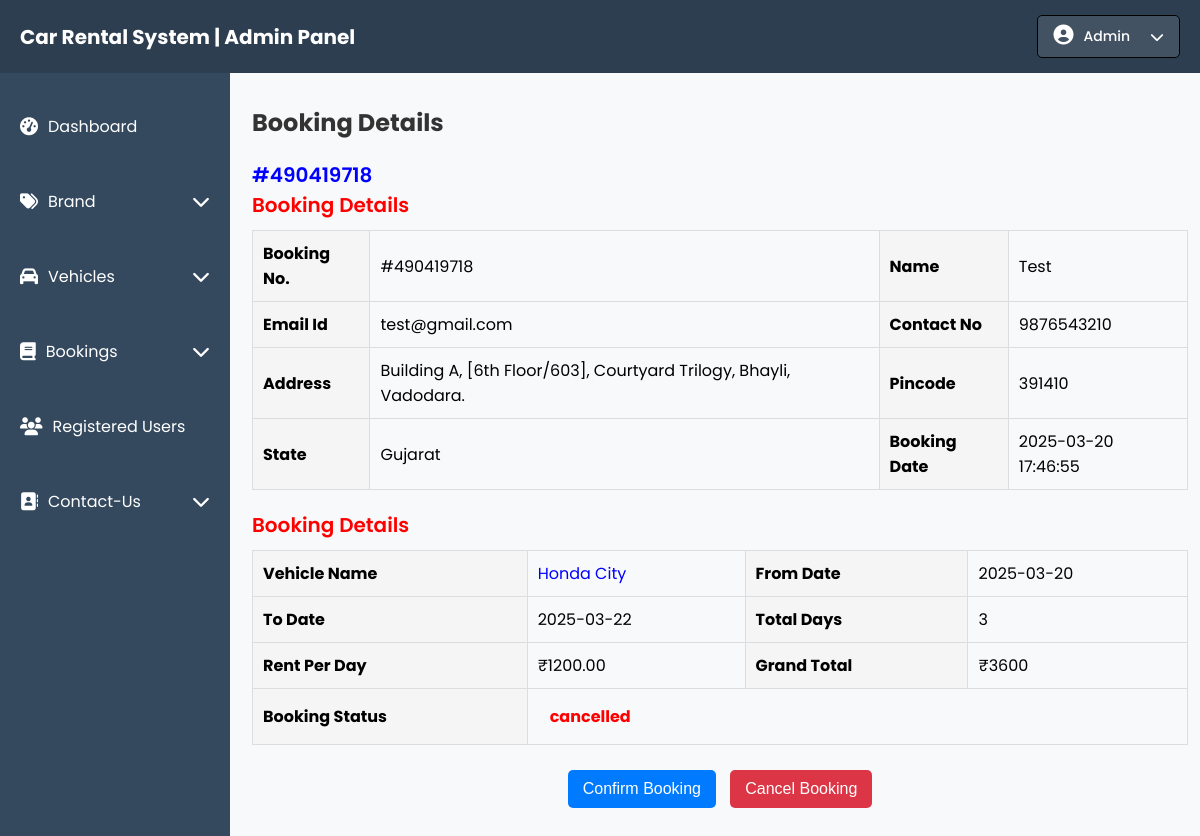
The app's page /Admin/booking-details.php?id=2, older data.
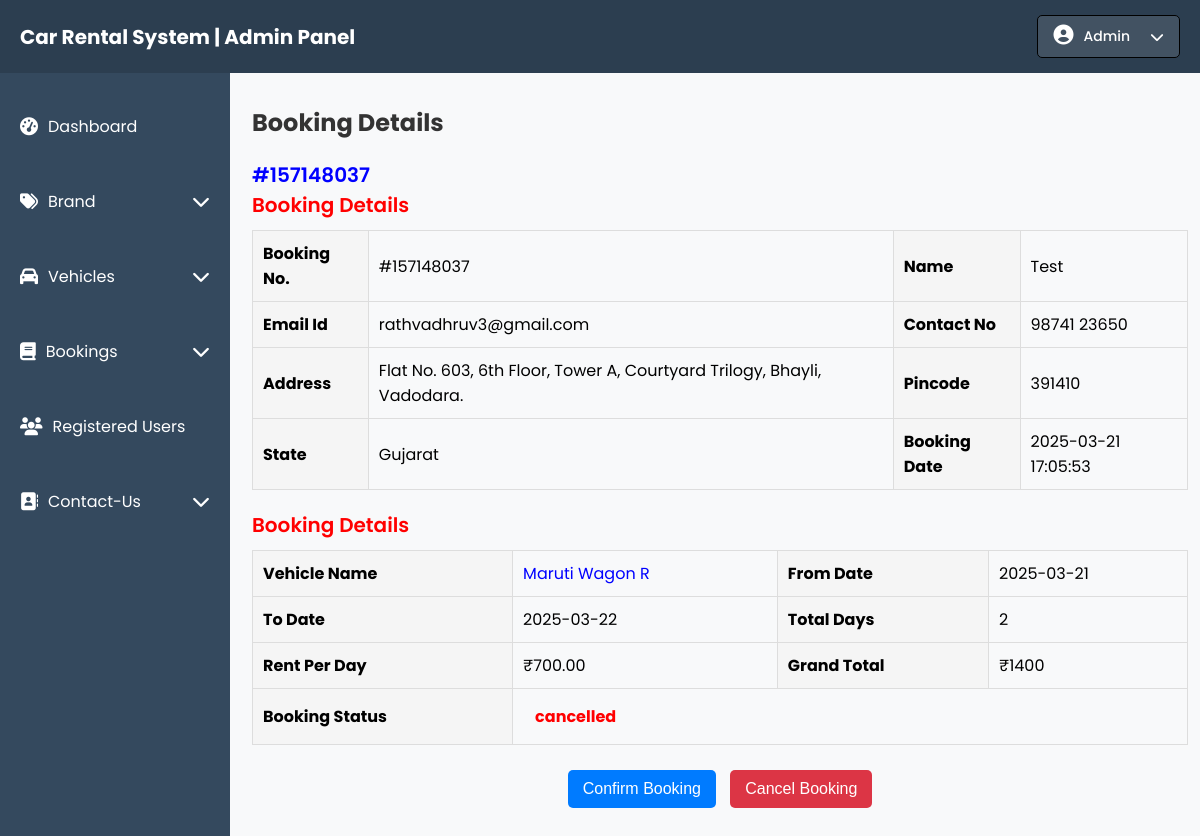
The same page, newer data.
### tables this page shows
CREATE TABLE `bookings` (
  `id` int(11) NOT NULL,
  `booking_number` varchar(20) NOT NULL,
  `user_id` int(11) NOT NULL,
  `email` varchar(255) NOT NULL,
  `vehicle_id` int(11) NOT NULL,
  `from_date` date NOT NULL,
  `to_date` date NOT NULL,
  `message` text DEFAULT NULL,
  `status` enum('new','confirmed','cancelled') DEFAULT 'new',
  `created_at` timestamp NOT NULL DEFAULT current_timestamp()
);

CREATE TABLE `users` (
  `id` int(11) NOT NULL,
  `first_name` varchar(50) NOT NULL,
  `last_name` varchar(50) NOT NULL,
  `email` varchar(100) NOT NULL,
  `phone` varchar(20) NOT NULL,
  `address` varchar(255) DEFAULT NULL,
  `pincode` varchar(10) NOT NULL,
  `state` varchar(100) NOT NULL,
  `password` varchar(255) NOT NULL,
  `created_at` timestamp NOT NULL DEFAULT current_timestamp(),
  `reset_token` varchar(100) DEFAULT NULL
);

CREATE TABLE `vehicles` (
  `id` int(11) NOT NULL,
  `vehicle_title` varchar(255) NOT NULL,
  `brand_id` int(11) NOT NULL,
  `vehicle_overview` text NOT NULL,
  `price_per_day` decimal(10,2) NOT NULL,
  `fuel_type` varchar(50) NOT NULL,
  `model_year` year(4) NOT NULL,
  `seating_capacity` int(11) NOT NULL,
  `image1` text DEFAULT NULL,
  `image2` text DEFAULT NULL,
  `image3` text DEFAULT NULL,
  `image4` text DEFAULT NULL,
  `image5` text DEFAULT NULL,
  `image6` text DEFAULT NULL,
  `air_conditioner` tinyint(4) DEFAULT NULL,
  `power_steering` tinyint(4) DEFAULT NULL,
  `cd_player` tinyint(4) DEFAULT NULL,
  `power_door_locks` tinyint(4) DEFAULT NULL,
  `driver_airbag` tinyint(4) DEFAULT NULL,
  `central_locking` tinyint(4) DEFAULT NULL,
  `antilock_braking_system` varchar(255) DEFAULT NULL,
  `passenger_airbag` tinyint(4) DEFAULT NULL,
  `crash_sensor` tinyint(4) DEFAULT NULL,
  `brake_assist` tinyint(4) DEFAULT NULL,
  `power_windows` tinyint(4) DEFAULT NULL,
  `leather_seats` tinyint(4) DEFAULT NULL,
  `created_at` timestamp NOT NULL DEFAULT current_timestamp(),
  `updated_at` timestamp NOT NULL DEFAULT current_timestamp() ON UPDATE current_timestamp()
);

### Admin/booking-details.php (the view, shortened to what the changed rows need)
<?php
include 'connection.php';
if (isset($_GET['id'])) {
    $booking_id = $_GET['id'];
    try {
        $query = "SELECT b.booking_number, b.email, b.from_date, b.to_date, b.status, b.created_at,
                     b.vehicle_id, v.vehicle_title, v.price_per_day,
                     u.first_name, u.phone, u.address, u.pincode, u.state
              FROM bookings b
              JOIN vehicles v ON b.vehicle_id = v.id
              JOIN users u ON b.user_id = u.id
              WHERE b.id = :booking_id";
        $stmt = $pdo->prepare($query);
        $stmt->bindParam(':booking_id', $booking_id, PDO::PARAM_INT);
        $stmt->execute();
        $row = $stmt->fetch(PDO::FETCH_ASSOC);
        if ($row) {
            extract($row);
        } else {
            echo "<p style='color:red;'>Booking not found!</p>";
            exit;
        }
    } catch (PDOException $e) {
        echo "<p style='color:red;'>Database Error: " . $e->getMessage() . "</p>";
        exit;
    }
} else {
    echo "<p style='color:red;'>Invalid request!</p>";
    exit;
}
?>
<!DOCTYPE html>
<html lang="en">
    <head>
        <link rel="stylesheet" href="style.css">
        <link rel="stylesheet" href="https://cdnjs.cloudflare.com/ajax/libs/font-awesome/6.7.2/css/all.min.css" />
    </head>
    <body>
            <?php include 'include/navbar.php'; ?>
        <div class="main-container">
                <?php include 'include/sidebar.php'; ?>
                    <div class="booking-details">
                        <h2>Booking Details</h2>
                        <div class="booking-info">
                            <h3><span class="booking-number">#<?php echo $booking_number; ?></span><br> Booking Details</h3>
                            <table class="details-table">
                                <tr>
                                    <th>Booking No.</th>
                                    <td>#<?php echo $booking_number; ?></td>
                                    <th>Name</th>
                                    <td><?php echo $first_name; ?></td>
                                </tr>
                                <tr>
                                    <th>Email Id</th>
                                    <td><?php echo $email; ?></td>
                                    <th>Contact No</th>
                                    <td><?php echo $phone; ?></td>
                                </tr>
                                <tr>
                                    <th>Address</th>
                                    <td><?php echo $address; ?></td>
                                    <th>Pincode</th>
                                    <td><?php echo $pincode; ?></td>
                                </tr>
                                <tr>
                                    <th>State</th>
                                    <td><?php echo $state; ?></td>
                                    <th>Booking Date</th>
                                    <td><?php echo $created_at; ?></td>
                                </tr>
                            </table>
                            <table class="details-table">
                                <tr>
                                    <th>Vehicle Name</th>
                                    <td><a href="edit-vehicle.php?id=<?php echo $vehicle_id; ?>"><?php echo $vehicle_title; ?></a></td>
                                    <th>From Date</th>
                                    <td><?php echo $from_date; ?></td>
                                </tr>
                                <tr>
                                    <th>To Date</th>
                                    <td><?php echo $to_date; ?></td>
                                    <th>Total Days</th>
                                    <td><?php echo (new DateTime($from_date))->diff(new DateTime($to_date))->days + 1; ?></td>
                                </tr>
                                <tr>
                                    <th>Rent Per Day</th>
                                    <td>₹<?php echo $price_per_day; ?></td>
                                    <th>Grand Total</th>
                                    <td>₹<?php echo ((new DateTime($from_date))->diff(new DateTime($to_date))->days + 1) * $price_per_day; ?></td>
                                </tr>
                                <tr>
                                    <th>Booking Status</th>
                                    <td colspan="3"><span class="status"><?php echo $status; ?></span></td>
                                </tr>
                            </table>
                        </div>
                    </div>
                </div>
    </body>
</html>

Row changes from the older to the newer data that the page shows:
changed bookings "cancelled": booking_number "490419718" → "157148037"; email "test@gmail.com" → "rathvadhruv3@gmail.com"; user.phone "9876543210" → "98741 23650"; user.address "Building A, [6th Floor/603], Courtyard Trilogy, Bhayli, Vadodara." → "Flat No. 603, 6th Floor, Tower A, Courtyard Trilogy, Bhayli, Vadodara."; created_at "2025-03-20 17:46:55" → "2025-03-21 17:05:53"; vehicle.vehicle_title "Honda City" → "Maruti Wagon R"; from_date "2025-03-20" → "2025-03-21"; from_date+to_date "3" → "2"; vehicle.price_per_day "1200.00" → "700.00"; from_date+to_date "3600" → "1400"
